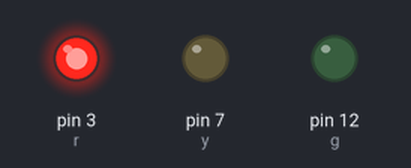
The sketch below on a simulated Arduino Uno, built with avr-gcc and run on an emulated ATmega328P. Shown: output pins drawn as LEDs (lit = HIGH).

Above: at 0.7 s.
At 4.7 s:
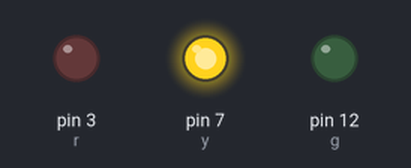
At 6.2 s:
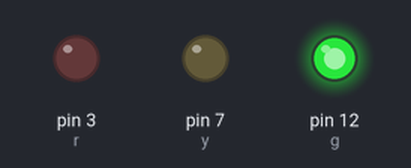
Timing chart, 0 to 12.7 s (numbered marks = the images above):
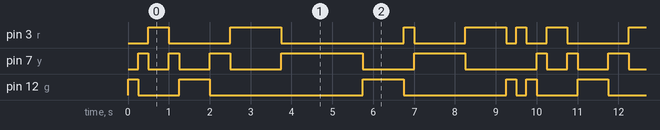

Measured:
- by itself, pin 12 (g): repeats every 9.8 s: LOW 1.0 s, HIGH 0.75 s, LOW 3.8 s, HIGH 1.0 s, LOW 2.5 s, HIGH 0.25 s, LOW 0.25 s, HIGH 0.25 s
- by itself, pin 3 (r): repeats every 9.8 s: LOW 1.5 s, HIGH 1.3 s, LOW 3.0 s, HIGH 0.25 s, LOW 1.3 s, HIGH 1.0 s, LOW 0.25 s, HIGH 0.25 s, LOW 0.50 s, HIGH 0.50 s
- by itself, pin 7 (y): repeats every 9.8 s: LOW 0.50 s, HIGH 0.25 s, LOW 0.75 s, HIGH 0.50 s, LOW 1.3 s, HIGH 2.0 s, LOW 1.3 s, HIGH 1.3 s, LOW 1.8 s, HIGH 0.25 s

The sketch:

array.ino
```cpp
int r = 3;
int g = 12;
int y = 7;
int q = 250;
int e = 125;
int w = 1000;
int color[26] = {g,y,r,r,y,g,g,g,g,g,y,y,y,y,r,r,r,y,y,g,r,y,y,r,g,r};
int rate[26] = {q,q,q,q,q,q,e,e,e,e,e,e,e,e,e,e,w,w,w,w,q,q,w,w,q,q};
void setup() {
  Serial.begin(9600);
  pinMode(r, OUTPUT);
  pinMode(g, OUTPUT);
  pinMode(y, OUTPUT);
  //pinMode(button, INPUT);
}

void loop() {
  for(int i = 0; i < 26; i++){
    //int voltage = analogRead(5);
    digitalWrite( color[i], HIGH );
    delay( rate[i] );
    digitalWrite( color[i], LOW );
    /*if(voltage > 1000){
      delay(500); voltage = analogRead(5);Serial.println("a");
      if(voltage < 1000){

        while(voltage < 1000){
          delay(1);
          voltage = analogRead(5);
          Serial.println("b");
        }
        delay(500);
      }
    }*/
  }
}
```
